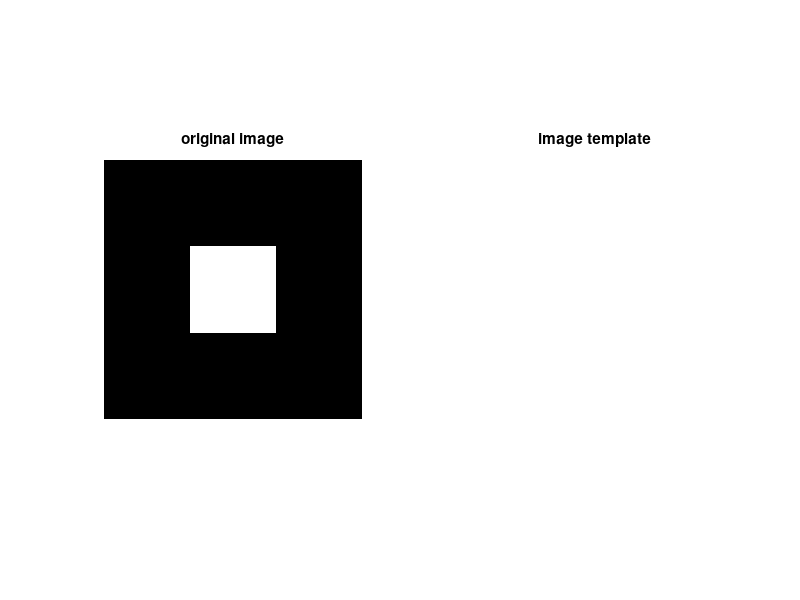

Reproduce this figure in MATLAB. (Note: this script raises an error after producing the figure.)
% Unit test to verify whether SSD works correctly.
clc;
%% Set figures correctly
set(0,'DefaultLineMarkerSize',3);
set(0,'DefaultAxesColorOrder',eye(3)); % XYZ=RGB
set(0,'DefaultFigureWindowStyle','docked');

%% Simple test - create an image and template
img = zeros(9,9);
img(4:6, 4:6) = 1;
img_template = ones(3,3);
figure(1), clf;set(gcf,'Name','original img and template');
subplot(1,2,1); imshow(img);
title('original image');
subplot(1,2,2); imshow(img_template);
title('image template');

% call SSD with the template and the original image
s_tx = helperFunctions.SSD(img, img_template);
figure(2), imshow(s_tx);
% the output should be the minimum values of where the match occurs
[t_rows, t_cols] = size(img_template);
[x_rows, x_cols] = size(img);


%% Now find the minimum value location
disp(s_tx)
[r,c] = find(s_tx == min(min(s_tx)))
% disp(r,c)
%% Actual test - test on sample image